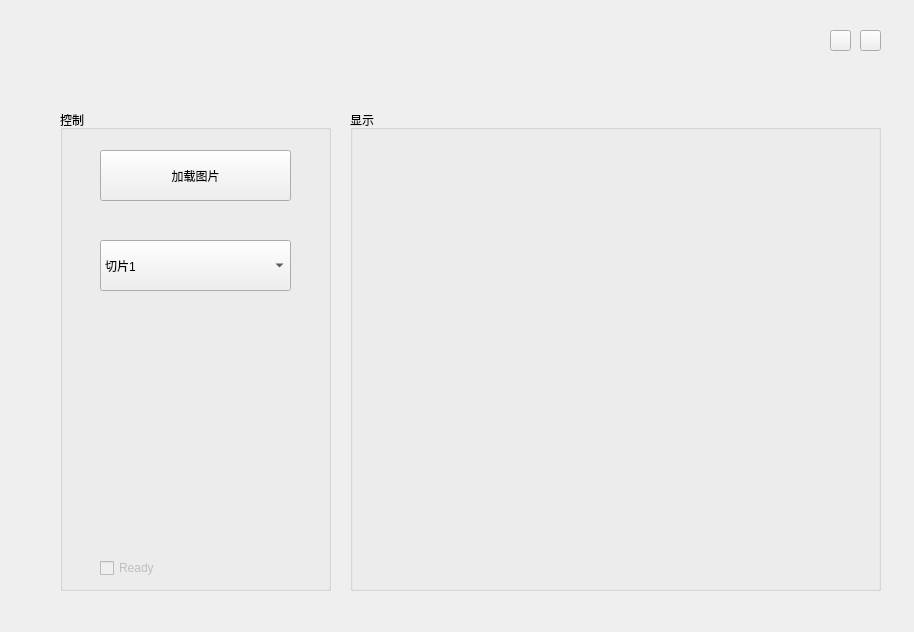
<?xml version="1.0" encoding="UTF-8"?>
<ui version="4.0">
 <class>MainWindow</class>
 <widget class="QMainWindow" name="MainWindow">
  <property name="geometry">
   <rect>
    <x>0</x>
    <y>0</y>
    <width>914</width>
    <height>632</height>
   </rect>
  </property>
  <property name="minimumSize">
   <size>
    <width>914</width>
    <height>632</height>
   </size>
  </property>
  <property name="maximumSize">
   <size>
    <width>914</width>
    <height>632</height>
   </size>
  </property>
  <property name="windowTitle">
   <string>MainWindow</string>
  </property>
  <widget class="QWidget" name="centralwidget">
   <widget class="QLabel" name="background">
    <property name="enabled">
     <bool>true</bool>
    </property>
    <property name="geometry">
     <rect>
      <x>-40</x>
      <y>-40</y>
      <width>991</width>
      <height>701</height>
     </rect>
    </property>
    <property name="styleSheet">
     <string notr="true">border-color: rgb(5, 147, 255);</string>
    </property>
    <property name="text">
     <string/>
    </property>
    <property name="pixmap">
     <pixmap>../Logo/background.png</pixmap>
    </property>
    <property name="scaledContents">
     <bool>true</bool>
    </property>
    <property name="wordWrap">
     <bool>false</bool>
    </property>
   </widget>
   <widget class="QLabel" name="userlogo">
    <property name="geometry">
     <rect>
      <x>-30</x>
      <y>-30</y>
      <width>321</width>
      <height>191</height>
     </rect>
    </property>
    <property name="text">
     <string/>
    </property>
    <property name="pixmap">
     <pixmap>../Logo/userlogo.png</pixmap>
    </property>
    <property name="scaledContents">
     <bool>true</bool>
    </property>
   </widget>
   <widget class="QPushButton" name="minwindow">
    <property name="geometry">
     <rect>
      <x>830</x>
      <y>30</y>
      <width>21</width>
      <height>21</height>
     </rect>
    </property>
    <property name="text">
     <string/>
    </property>
   </widget>
   <widget class="QPushButton" name="closeWindow">
    <property name="geometry">
     <rect>
      <x>860</x>
      <y>30</y>
      <width>21</width>
      <height>21</height>
     </rect>
    </property>
    <property name="text">
     <string/>
    </property>
   </widget>
   <widget class="QGroupBox" name="groupBox">
    <property name="geometry">
     <rect>
      <x>60</x>
      <y>110</y>
      <width>271</width>
      <height>481</height>
     </rect>
    </property>
    <property name="title">
     <string>控制</string>
    </property>
    <widget class="QPushButton" name="pushButton">
     <property name="geometry">
      <rect>
       <x>40</x>
       <y>40</y>
       <width>191</width>
       <height>51</height>
      </rect>
     </property>
     <property name="text">
      <string>加载图片</string>
     </property>
    </widget>
    <widget class="QCheckBox" name="checkBox">
     <property name="enabled">
      <bool>false</bool>
     </property>
     <property name="geometry">
      <rect>
       <x>40</x>
       <y>450</y>
       <width>71</width>
       <height>16</height>
      </rect>
     </property>
     <property name="text">
      <string>Ready</string>
     </property>
     <property name="checkable">
      <bool>true</bool>
     </property>
    </widget>
    <widget class="QComboBox" name="comboBox">
     <property name="geometry">
      <rect>
       <x>40</x>
       <y>130</y>
       <width>191</width>
       <height>51</height>
      </rect>
     </property>
     <item>
      <property name="text">
       <string>切片1</string>
      </property>
     </item>
     <item>
      <property name="text">
       <string>切片2</string>
      </property>
     </item>
     <item>
      <property name="text">
       <string>切片3</string>
      </property>
     </item>
     <item>
      <property name="text">
       <string>切片4</string>
      </property>
     </item>
     <item>
      <property name="text">
       <string>切片5</string>
      </property>
     </item>
    </widget>
   </widget>
   <widget class="QGroupBox" name="groupBox_2">
    <property name="geometry">
     <rect>
      <x>350</x>
      <y>110</y>
      <width>531</width>
      <height>481</height>
     </rect>
    </property>
    <property name="styleSheet">
     <string notr="true">gridline-color: rgb(0, 85, 255);</string>
    </property>
    <property name="title">
     <string>显示</string>
    </property>
    <widget class="QLabel" name="image">
     <property name="geometry">
      <rect>
       <x>20</x>
       <y>20</y>
       <width>491</width>
       <height>441</height>
      </rect>
     </property>
     <property name="acceptDrops">
      <bool>false</bool>
     </property>
     <property name="styleSheet">
      <string notr="true"/>
     </property>
     <property name="text">
      <string/>
     </property>
     <property name="alignment">
      <set>Qt::AlignCenter</set>
     </property>
    </widget>
   </widget>
  </widget>
 </widget>
 <resources/>
 <connections>
  <connection>
   <sender>minwindow</sender>
   <signal>clicked()</signal>
   <receiver>MainWindow</receiver>
   <slot>minWindow()</slot>
   <hints>
    <hint type="sourcelabel">
     <x>837</x>
     <y>44</y>
    </hint>
    <hint type="destinationlabel">
     <x>806</x>
     <y>-64</y>
    </hint>
   </hints>
  </connection>
  <connection>
   <sender>closeWindow</sender>
   <signal>clicked()</signal>
   <receiver>MainWindow</receiver>
   <slot>mcloseWindow()</slot>
   <hints>
    <hint type="sourcelabel">
     <x>873</x>
     <y>37</y>
    </hint>
    <hint type="destinationlabel">
     <x>873</x>
     <y>-57</y>
    </hint>
   </hints>
  </connection>
  <connection>
   <sender>pushButton</sender>
   <signal>clicked()</signal>
   <receiver>MainWindow</receiver>
   <slot>loadFileButton()</slot>
   <hints>
    <hint type="sourcelabel">
     <x>184</x>
     <y>175</y>
    </hint>
    <hint type="destinationlabel">
     <x>-100</x>
     <y>160</y>
    </hint>
   </hints>
  </connection>
  <connection>
   <sender>comboBox</sender>
   <signal>activated(int)</signal>
   <receiver>MainWindow</receiver>
   <slot>boxCheck()</slot>
   <hints>
    <hint type="sourcelabel">
     <x>151</x>
     <y>267</y>
    </hint>
    <hint type="destinationlabel">
     <x>-206</x>
     <y>272</y>
    </hint>
   </hints>
  </connection>
 </connections>
 <slots>
  <slot>minWindow()</slot>
  <slot>maxWindow()</slot>
  <slot>mcloseWindow()</slot>
  <slot>loadFileButton()</slot>
  <slot>boxCheck()</slot>
 </slots>
</ui>
